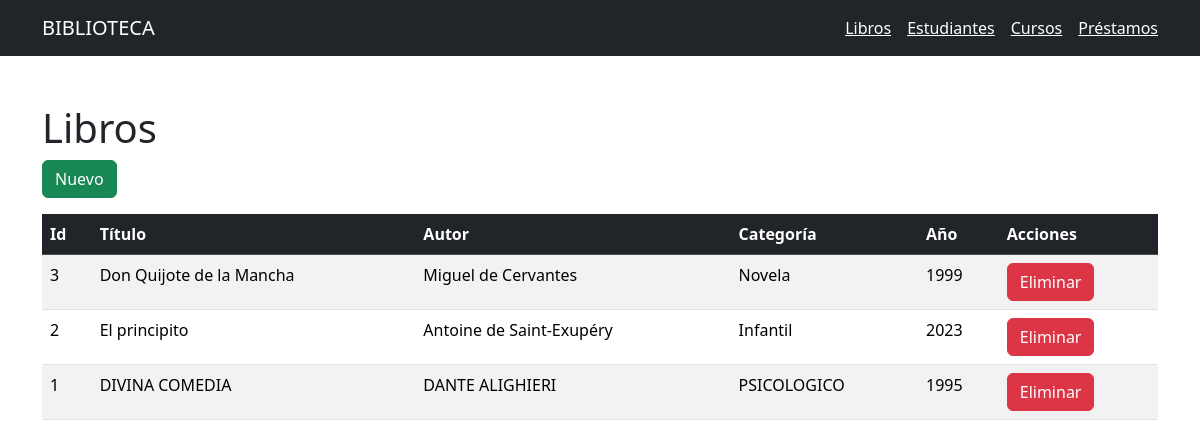
Page /libros on the committed database.
### tables this page shows
CREATE TABLE libros (
            id INTEGER PRIMARY KEY AUTOINCREMENT,
            titulo TEXT NOT NULL,
            autor TEXT NOT NULL,
            categoria TEXT NOT NULL,
            anio INTEGER NOT NULL
        );

### app.py (the view)
@app.route("/libros")
def listar_libros():
    conn = get_db_connection()
    libros = conn.execute(
        "SELECT * FROM libros ORDER BY id DESC"
    ).fetchall()
    conn.close()
    return render_template("libros.html", libros=libros)

### app.py (called while the page is built)
def get_db_connection():
    conn = sqlite3.connect(DATABASE)
    conn.row_factory = sqlite3.Row
    return conn

### templates/libros.html
{% extends "base.html" %}
{% block contenido %}
<h1>Libros</h1>
<a href="{{ url_for('nuevo_libro') }}"
   class="btn btn-success mb-3">
    Nuevo
</a>
<table class="table table-striped">
    <thead class="table-dark">
        <tr>
            <th>Id</th>
            <th>Título</th>
            <th>Autor</th>
            <th>Categoría</th>
            <th>Año</th>
            <th>Acciones</th>
        </tr>
    </thead>
    <tbody>
        {% for libro in libros %}
        <tr>
            <td>{{ libro.id }}</td>
            <td>{{ libro.titulo }}</td>
            <td>{{ libro.autor }}</td>
            <td>{{ libro.categoria }}</td>
            <td>{{ libro.anio }}</td>
            <td>
                <a
                    href="{{ url_for('eliminar_libro', id=libro.id) }}"
                    class="btn btn-danger">
                    Eliminar
                </a>
            </td>
        </tr>
        {% endfor %}
    </tbody>
</table>
{% endblock %}

### templates/base.html (shortened to what this page needs)
<!DOCTYPE html>
<html lang="es">
<head>
    <link
        href="https://cdn.jsdelivr.net/npm/bootstrap@5.3.3/dist/css/bootstrap.min.css"
        rel="stylesheet">
</head>
<body>
<nav class="navbar navbar-expand-lg navbar-dark bg-dark">
    <div class="container">
        <a class="navbar-brand" href="{{ url_for('listar_libros') }}">
            BIBLIOTECA
        </a>
        <div class="navbar-nav">
<a class="text-white me-3"
   href="{{ url_for('listar_libros') }}">
    Libros
</a>
<a class="text-white me-3"
   href="{{ url_for('listar_estudiantes') }}">
    Estudiantes
</a>
<a class="text-white me-3"
   href="{{ url_for('listar_cursos') }}">
    Cursos
</a>
<a class="text-white"
   href="{{ url_for('listar_prestamos') }}">
    Préstamos
</a>
        </div>
    </div>
</nav>
<div class="container mt-5">
    {% block contenido %}
    {% endblock %}
</div>
</body>
</html>

### rows in the picture
libros: id "3", titulo "Don Quijote de la Mancha", autor "Miguel de Cervantes", categoria "Novela", anio "1999"
libros: id "2", titulo "El principito", autor "Antoine de Saint-Exupéry", categoria "Infantil", anio "2023"
libros: id "1", titulo "DIVINA COMEDIA", autor "DANTE ALIGHIERI", categoria "PSICOLOGICO", anio "1995"
